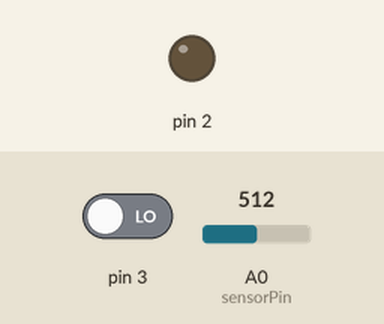
Simulated run of this sketch. Board: Arduino Uno, built with avr-gcc and run on an emulated ATmega328P. Shown: output pins drawn as LEDs (lit = HIGH). The test bench sets the inputs (shaded band); at power-on: pin 3 LOW, A0 (sensorPin) = 512. What the sketch prints to the serial monitor is not drawn.

Above: at 0.1 s.
At 3.1 s:
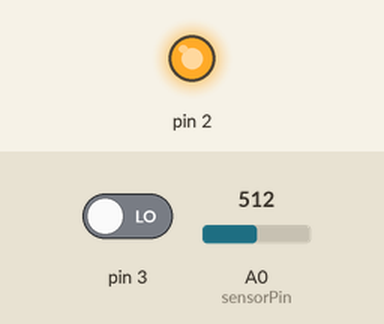
Timing chart, 0 to 4.6 s (numbered marks = the images above):
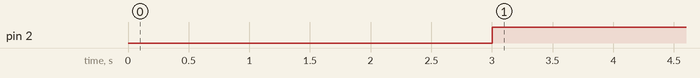

Measured:
- by itself, pin 2: LOW → HIGH at 3.0 s

The sketch:

point_ok.ino
```cpp
/******************************************************
**              主機參數設定                        **
******************************************************/
int signal=0;
int lastStatus=0;
long  updatatime=0;
int startonce=3;
String sensorid="A01";
String result ="";


/******************************************************
**                電壓量測參數設定                   **
******************************************************/
int sensorPin = A0;    // 量測電壓腳位
int sensorValue = 0;  // 讀取電壓原始資料
float Voltage ;   //儲存運算後電壓值


/******************************************************
**                 初始化設定                        **
******************************************************/

void setup()
{
  pinMode(2,OUTPUT);
  pinMode(3,INPUT);
  Serial.begin(9600);
  int cnt=0;
  if(cnt==0)
  {
    cnt++;
    getVoltage();
    result=sensorid+startonce;
    result+= String(Voltage, 2);
    Serial.print(result);

  }
  delay(3000);
}

/******************************************************
**           Arduino 量測電壓函數                    **
******************************************************/
void getVoltage()
{

   Voltage=0;
   sensorValue = analogRead(sensorPin);
   Voltage = (sensorValue*(5.0 / 1023.0))*2;
}


/******************************************************
**           Arduino 循環函數                        **
******************************************************/
void loop()
{
   result="";
   digitalWrite(2,HIGH);

   signal=digitalRead(3);
   delay(1000);


   if( signal != lastStatus ||millis() > updatatime)
  {
        getVoltage();
        result=sensorid+signal;
        result+= String(Voltage, 2);
        Serial.print(result);
        updatatime=millis()+60000;
        delay(1500);
  }
  lastStatus=signal;
}
```
